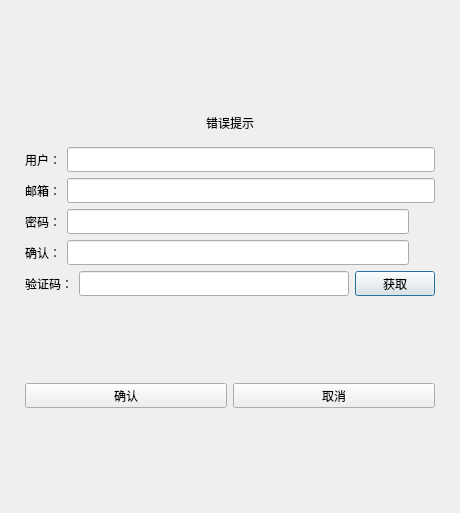
<?xml version="1.0" encoding="UTF-8"?>
<ui version="4.0">
 <class>RegisterDialog</class>
 <widget class="QDialog" name="RegisterDialog">
  <property name="geometry">
   <rect>
    <x>0</x>
    <y>0</y>
    <width>460</width>
    <height>513</height>
   </rect>
  </property>
  <property name="windowTitle">
   <string>Dialog</string>
  </property>
  <layout class="QVBoxLayout" name="verticalLayout_2">
   <item>
    <layout class="QVBoxLayout" name="verticalLayout">
     <property name="leftMargin">
      <number>5</number>
     </property>
     <property name="topMargin">
      <number>5</number>
     </property>
     <property name="rightMargin">
      <number>5</number>
     </property>
     <property name="bottomMargin">
      <number>5</number>
     </property>
     <item>
      <widget class="QStackedWidget" name="stackedWidget">
       <property name="currentIndex">
        <number>0</number>
       </property>
       <widget class="QWidget" name="page">
        <layout class="QVBoxLayout" name="verticalLayout_3">
         <item>
          <spacer name="verticalSpacer">
           <property name="orientation">
            <enum>Qt::Vertical</enum>
           </property>
           <property name="sizeHint" stdset="0">
            <size>
             <width>20</width>
             <height>40</height>
            </size>
           </property>
          </spacer>
         </item>
         <item>
          <widget class="QWidget" name="widget" native="true">
           <layout class="QVBoxLayout" name="verticalLayout_4">
            <item>
             <widget class="QLabel" name="err_tip">
              <property name="text">
               <string>错误提示</string>
              </property>
              <property name="alignment">
               <set>Qt::AlignCenter</set>
              </property>
             </widget>
            </item>
           </layout>
          </widget>
         </item>
         <item>
          <layout class="QHBoxLayout" name="horizontalLayout_2">
           <item>
            <widget class="QLabel" name="user_label">
             <property name="minimumSize">
              <size>
               <width>0</width>
               <height>25</height>
              </size>
             </property>
             <property name="maximumSize">
              <size>
               <width>16777215</width>
               <height>25</height>
              </size>
             </property>
             <property name="text">
              <string>用户：</string>
             </property>
            </widget>
           </item>
           <item>
            <widget class="QLineEdit" name="user_edit">
             <property name="minimumSize">
              <size>
               <width>0</width>
               <height>25</height>
              </size>
             </property>
             <property name="maximumSize">
              <size>
               <width>16777215</width>
               <height>25</height>
              </size>
             </property>
            </widget>
           </item>
          </layout>
         </item>
         <item>
          <layout class="QHBoxLayout" name="horizontalLayout_3">
           <item>
            <widget class="QLabel" name="email_label">
             <property name="minimumSize">
              <size>
               <width>0</width>
               <height>25</height>
              </size>
             </property>
             <property name="maximumSize">
              <size>
               <width>16777215</width>
               <height>25</height>
              </size>
             </property>
             <property name="text">
              <string>邮箱：</string>
             </property>
            </widget>
           </item>
           <item>
            <widget class="QLineEdit" name="email_edit">
             <property name="minimumSize">
              <size>
               <width>0</width>
               <height>25</height>
              </size>
             </property>
             <property name="maximumSize">
              <size>
               <width>16777215</width>
               <height>25</height>
              </size>
             </property>
            </widget>
           </item>
          </layout>
         </item>
         <item>
          <layout class="QHBoxLayout" name="horizontalLayout_4">
           <item>
            <widget class="QLabel" name="pass_label">
             <property name="minimumSize">
              <size>
               <width>0</width>
               <height>25</height>
              </size>
             </property>
             <property name="maximumSize">
              <size>
               <width>16777215</width>
               <height>25</height>
              </size>
             </property>
             <property name="text">
              <string>密码：</string>
             </property>
            </widget>
           </item>
           <item>
            <widget class="QLineEdit" name="pass_edit">
             <property name="minimumSize">
              <size>
               <width>0</width>
               <height>25</height>
              </size>
             </property>
             <property name="maximumSize">
              <size>
               <width>16777215</width>
               <height>25</height>
              </size>
             </property>
            </widget>
           </item>
           <item>
            <widget class="ClickedLabel" name="pass_visible">
             <property name="minimumSize">
              <size>
               <width>20</width>
               <height>20</height>
              </size>
             </property>
             <property name="maximumSize">
              <size>
               <width>20</width>
               <height>20</height>
              </size>
             </property>
             <property name="text">
              <string/>
             </property>
            </widget>
           </item>
          </layout>
         </item>
         <item>
          <layout class="QHBoxLayout" name="horizontalLayout_5">
           <item>
            <widget class="QLabel" name="confirm_label">
             <property name="minimumSize">
              <size>
               <width>0</width>
               <height>25</height>
              </size>
             </property>
             <property name="maximumSize">
              <size>
               <width>16777215</width>
               <height>25</height>
              </size>
             </property>
             <property name="text">
              <string>确认：</string>
             </property>
            </widget>
           </item>
           <item>
            <widget class="QLineEdit" name="confirm_edit">
             <property name="minimumSize">
              <size>
               <width>0</width>
               <height>25</height>
              </size>
             </property>
             <property name="maximumSize">
              <size>
               <width>16777215</width>
               <height>25</height>
              </size>
             </property>
            </widget>
           </item>
           <item>
            <widget class="ClickedLabel" name="confirm_visible">
             <property name="minimumSize">
              <size>
               <width>20</width>
               <height>20</height>
              </size>
             </property>
             <property name="maximumSize">
              <size>
               <width>20</width>
               <height>20</height>
              </size>
             </property>
             <property name="text">
              <string/>
             </property>
            </widget>
           </item>
          </layout>
         </item>
         <item>
          <layout class="QHBoxLayout" name="horizontalLayout_6">
           <item>
            <widget class="QLabel" name="verify_label">
             <property name="minimumSize">
              <size>
               <width>0</width>
               <height>25</height>
              </size>
             </property>
             <property name="maximumSize">
              <size>
               <width>16777215</width>
               <height>25</height>
              </size>
             </property>
             <property name="text">
              <string>验证码：</string>
             </property>
            </widget>
           </item>
           <item>
            <widget class="QLineEdit" name="verify_edit">
             <property name="minimumSize">
              <size>
               <width>0</width>
               <height>25</height>
              </size>
             </property>
             <property name="maximumSize">
              <size>
               <width>16777215</width>
               <height>25</height>
              </size>
             </property>
            </widget>
           </item>
           <item>
            <widget class="TimerBtn" name="get_code">
             <property name="minimumSize">
              <size>
               <width>0</width>
               <height>25</height>
              </size>
             </property>
             <property name="maximumSize">
              <size>
               <width>16777215</width>
               <height>25</height>
              </size>
             </property>
             <property name="text">
              <string>获取</string>
             </property>
            </widget>
           </item>
          </layout>
         </item>
         <item>
          <spacer name="verticalSpacer_2">
           <property name="orientation">
            <enum>Qt::Vertical</enum>
           </property>
           <property name="sizeHint" stdset="0">
            <size>
             <width>20</width>
             <height>40</height>
            </size>
           </property>
          </spacer>
         </item>
         <item>
          <layout class="QHBoxLayout" name="horizontalLayout_7">
           <item>
            <widget class="QPushButton" name="sure_btn">
             <property name="minimumSize">
              <size>
               <width>0</width>
               <height>25</height>
              </size>
             </property>
             <property name="maximumSize">
              <size>
               <width>16777215</width>
               <height>25</height>
              </size>
             </property>
             <property name="text">
              <string>确认</string>
             </property>
            </widget>
           </item>
           <item>
            <widget class="QPushButton" name="cancel_btn">
             <property name="minimumSize">
              <size>
               <width>0</width>
               <height>25</height>
              </size>
             </property>
             <property name="maximumSize">
              <size>
               <width>16777215</width>
               <height>25</height>
              </size>
             </property>
             <property name="text">
              <string>取消</string>
             </property>
            </widget>
           </item>
          </layout>
         </item>
         <item>
          <spacer name="verticalSpacer_3">
           <property name="orientation">
            <enum>Qt::Vertical</enum>
           </property>
           <property name="sizeHint" stdset="0">
            <size>
             <width>20</width>
             <height>40</height>
            </size>
           </property>
          </spacer>
         </item>
        </layout>
       </widget>
       <widget class="QWidget" name="page_2">
        <layout class="QVBoxLayout" name="verticalLayout_5">
         <item>
          <spacer name="verticalSpacer_6">
           <property name="orientation">
            <enum>Qt::Vertical</enum>
           </property>
           <property name="sizeHint" stdset="0">
            <size>
             <width>20</width>
             <height>40</height>
            </size>
           </property>
          </spacer>
         </item>
         <item>
          <widget class="QLabel" name="tip_lb">
           <property name="text">
            <string>注册成功，5 s后返回登录</string>
           </property>
           <property name="alignment">
            <set>Qt::AlignCenter</set>
           </property>
          </widget>
         </item>
         <item>
          <widget class="QLabel" name="tip2_lb">
           <property name="text">
            <string>可点击返回按钮直接返回登录界面</string>
           </property>
           <property name="alignment">
            <set>Qt::AlignCenter</set>
           </property>
          </widget>
         </item>
         <item>
          <spacer name="verticalSpacer_5">
           <property name="orientation">
            <enum>Qt::Vertical</enum>
           </property>
           <property name="sizeHint" stdset="0">
            <size>
             <width>20</width>
             <height>40</height>
            </size>
           </property>
          </spacer>
         </item>
         <item>
          <widget class="QWidget" name="widget_2" native="true">
           <layout class="QHBoxLayout" name="horizontalLayout">
            <item>
             <spacer name="horizontalSpacer">
              <property name="orientation">
               <enum>Qt::Horizontal</enum>
              </property>
              <property name="sizeHint" stdset="0">
               <size>
                <width>40</width>
                <height>20</height>
               </size>
              </property>
             </spacer>
            </item>
            <item>
             <widget class="QPushButton" name="return_btn">
              <property name="minimumSize">
               <size>
                <width>0</width>
                <height>25</height>
               </size>
              </property>
              <property name="maximumSize">
               <size>
                <width>16777215</width>
                <height>25</height>
               </size>
              </property>
              <property name="text">
               <string>返回登录</string>
              </property>
             </widget>
            </item>
            <item>
             <spacer name="horizontalSpacer_2">
              <property name="orientation">
               <enum>Qt::Horizontal</enum>
              </property>
              <property name="sizeHint" stdset="0">
               <size>
                <width>40</width>
                <height>20</height>
               </size>
              </property>
             </spacer>
            </item>
           </layout>
          </widget>
         </item>
         <item>
          <spacer name="verticalSpacer_4">
           <property name="orientation">
            <enum>Qt::Vertical</enum>
           </property>
           <property name="sizeHint" stdset="0">
            <size>
             <width>20</width>
             <height>40</height>
            </size>
           </property>
          </spacer>
         </item>
        </layout>
       </widget>
      </widget>
     </item>
    </layout>
   </item>
  </layout>
 </widget>
 <customwidgets>
  <customwidget>
   <class>TimerBtn</class>
   <extends>QPushButton</extends>
   <header>timerbtn.h</header>
  </customwidget>
  <customwidget>
   <class>ClickedLabel</class>
   <extends>QLabel</extends>
   <header>clickedlabel.h</header>
  </customwidget>
 </customwidgets>
 <resources/>
 <connections/>
</ui>
